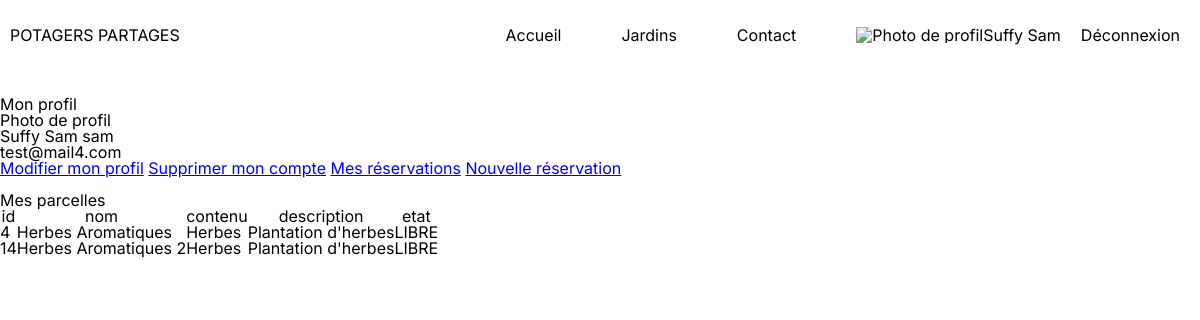
The app's page /users/compte.php (signed in) with its own data.
### tables this page shows
CREATE TABLE `parcelles` (
  `parcelle_id` int(11) NOT NULL,
  `parcelle_nom` varchar(100) NOT NULL,
  `parcelle_content` varchar(50) NOT NULL,
  `parcelle_etat` varchar(10) NOT NULL,
  `parcelle_desc` varchar(150) NOT NULL,
  `parcelle_dateDeb` date NOT NULL,
  `parcelle_dateFin` date NOT NULL,
  `parcelle_reservation` int(11) DEFAULT NULL,
  `_jardin_id` int(11) NOT NULL,
  `_user_id` int(255) NOT NULL
);

### users/compte.php (the view, shortened to what this page needs)
<?php
require '../model/connectBD.php';
require '../composants/head.php';
require '../composants/header.php';
?>
<br>
<br>
<br>
<br>
<br>
<br>
<div>
    Mon profil
</div>
<div>
    <div>
        <p>Photo de profil</p>
    </div>
    <div>
        <span><?php echo $_SESSION['user_nom'] ?></span>
        <span><?php echo $_SESSION['user_prnm'] ?></span>
        <span><?php echo $_SESSION['user_login'] ?></span>
    </div>
    <div>
        <p><?php echo $_SESSION['user_email'] ?></p>
    </div>
    <div>
        <a href='modifierProfil.php?users=<?php echo $_SESSION['user_id'] ?>'>Modifier mon profil</a>
        <a href='verifDelCompte.php?users=<?php echo $_SESSION['user_id'] ?>'>Supprimer mon compte</a>
        <a href='tableReservationUser.php'>Mes réservations</a>
        <a href='../parcelles/tableReservation.php'>Nouvelle réservation</a>
    </div>
    <br>
    <div>
        Mes parcelles
    </div>
    <div>
        <table border="1">
            <tr>
                <th>id</th>
                <th>nom</th>
                <th>contenu</th>
                <th>description</th>
                <th>etat</th>
            </tr>
            <?php
            $requete = $bd->prepare('SELECT * FROM parcelles WHERE _user_id = ?');
            $requete->bindParam(1, $_SESSION["user_id"]);
            $requete->execute();
            $parcelles = $requete->fetchAll(PDO::FETCH_ASSOC);
            if (empty($parcelles)) {
                echo 'Vous n\'avez aucune parcelles.';
            } else {
                foreach ($parcelles as $parcelle) {
                    echo '<tr>';
                    echo '<td>' . $parcelle['parcelle_id'] . '</td>';
                    echo '<td>' . $parcelle['parcelle_nom'] . '</td>';
                    echo '<td>' . $parcelle['parcelle_content'] . '</td>';
                    echo '<td>' . $parcelle['parcelle_desc'] . '</td>';
                    echo '<td>' . $parcelle['parcelle_etat'] . '</td>';
                    echo '</tr>';
                }
            }
            ?>
        </table>
    </div>
</div>

### src/assets/css/style.css (style rules this page uses)
html, body, div, span, applet, object, iframe, h1, h2, h3, h4, h5, h6, p, blockquote, pre, a, abbr, acronym, address, big, cite, code, del, dfn, em, img, ins, kbd, q, s, samp, small, strike, strong, sub, sup, tt, var, b, u, i, center, dl, dt, dd, ol, ul, li, fieldset, form, label, legend, table, caption, tbody, tfoot, thead, tr, th, td, article, aside, canvas, details, embed, figure, figcaption, footer, header, hgroup, menu, nav, output, ruby, section, summary, time, mark, audio, video { margin: 0; padding: 0; border: 0; font-size: 100%; font: inherit; vertical-align: baseline; }
body { line-height: 1; }
table { border-collapse: collapse; border-spacing: 0; }
body { font-family: "Inter", sans-serif; }

### records on screen
parcelles: parcelle_id "4", parcelle_nom "Herbes Aromatiques", parcelle_content "Herbes", parcelle_desc "Plantation d'herbes", parcelle_etat "LIBRE"
parcelles: parcelle_id "14", parcelle_nom "Herbes Aromatiques 2", parcelle_content "Herbes", parcelle_desc "Plantation d'herbes", parcelle_etat "LIBRE"

### other values on screen
$_SESSION['user_nom'] "Suffy"
$_SESSION['user_prnm'] "Sam"
$_SESSION['user_login'] "sam"
$_SESSION['user_email'] "test@mail4.com"
